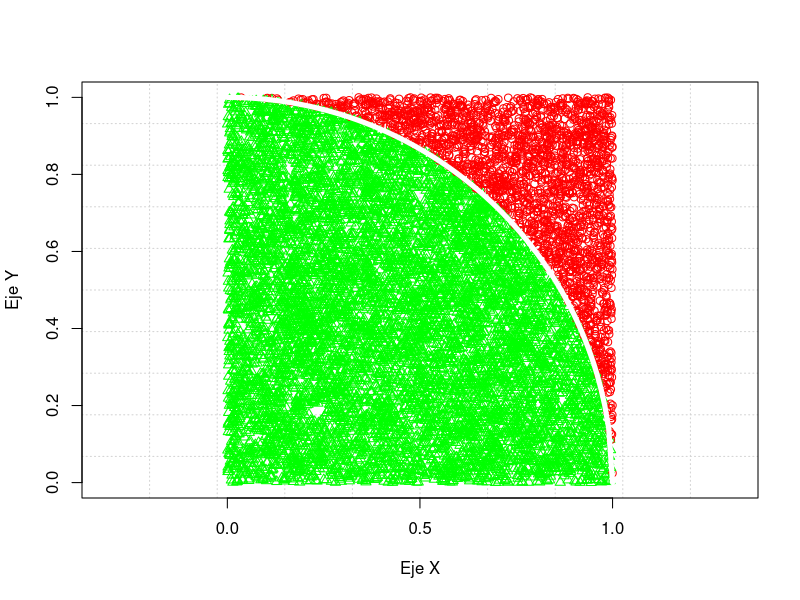

Write R code to recreate this figure.
# Codigo fuente basado en el post "http://analisisydecision.es/simulacion-estimacion-de-pi-con-el-metodo-montecarlo/"
# PARAMETROS DE ENTRADA
NumeroDeTizazos <- 10000

RadioCircunferencia <- 1
plotActive=1

# SCRIPT

options(echo=FALSE)

x=runif(NumeroDeTizazos ,0,RadioCircunferencia)
y=runif(NumeroDeTizazos ,0,RadioCircunferencia)
puntos=cbind(x,y)
simul=data.frame(puntos)

#simul$dist es la distancia de cada punto al origen de coordenadas
simul$dist=sqrt(x**2+y**2)
simul$dentro=as.factor((simul$dist<=RadioCircunferencia)*1)

if (plotActive==1){
  cat("ACTIVO = ",plotActive)
  windows()
  plot(simul$x,
       simul$y,
       panel.first=grid(10,10),
       pch=c(1,2)[simul$dentro],
       col=c("red","green")[simul$dentro],
       asp = 1, 
       xlab = "Eje X", 
       ylab = "Eje Y")
}

# Circunferencia es x^2+y^2=R^2 ==> y=sqrt(R^2-x**2)
x=seq(0,RadioCircunferencia**2,length.out=100) # Genero una secuencia de valoers para la x
y=sqrt(RadioCircunferencia**2-x**2) # calculo los valores de y para cada x
circunferencia=data.frame(cbind(x,y))

if (plotActive==1){
  lines(circunferencia,col="white",lwd=5)
}

puntosTotales=nrow(simul)
puntosDentro=nrow(subset(simul,dentro=="1"))
porcentajeDentro=(puntosDentro/puntosTotales)*100
piEstimado=(porcentajeDentro/100)*4

cat("Porcentaje de puntos dentro = ",porcentajeDentro,"%\n")
cat("El valor estimado de PI es = ",piEstimado,"\n")




